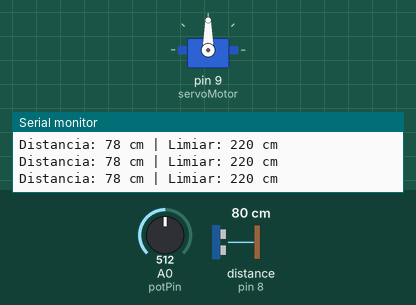
This sketch was run on a simulated Arduino Uno, built with avr-gcc and run on an emulated ATmega328P. Parts: servo, the last lines printed to the serial monitor. Wiring (inferred from the names in the program): ultrasonic range finder: trigger pin 7; echo pin 8. Inputs (shaded band) come from the test bench; at power-on: distance to the obstacle (sensor on pin 8) 80 cm, A0 (potPin) = 512. The echo pulse lasts 58.3 µs per cm.

Above: at 1.3 s.
1.4 s: distance to the obstacle (sensor on pin 8) set to 218 cm
2.9 s: distance to the obstacle (sensor on pin 8) set to 226 cm
At 3.5 s:
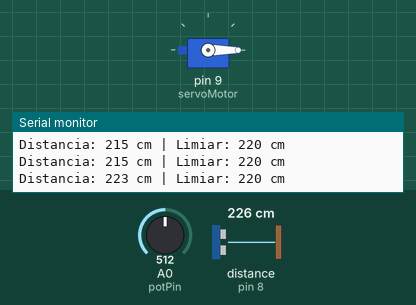
4.5 s: distance to the obstacle (sensor on pin 8) set to 2 cm
At 5.7 s:
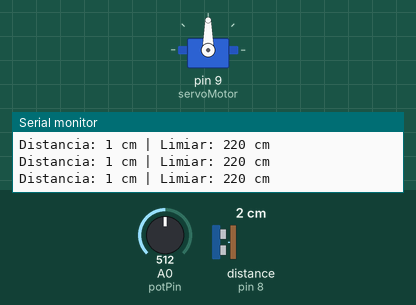
6.1 s: distance to the obstacle (sensor on pin 8) set to 250 cm
At 7.6 s:
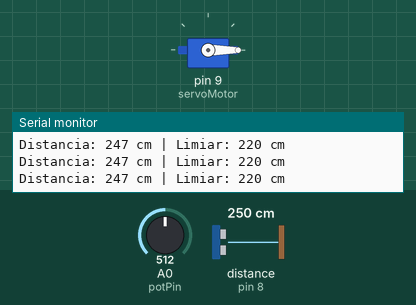
Timing chart, 0 to 8.6 s (numbered marks = the images above; inputs shaded):
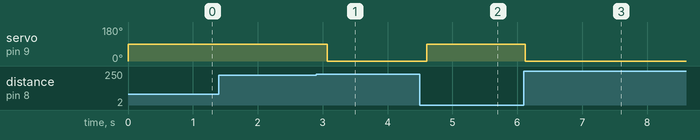

Measured:
- the behaviour switches between 223 and 224 cm on distance to the obstacle (sensor on pin 8) (found by bisection; images 0 and 1)
- after the input at 2.9 s, servo on pin 9 (servoMotor): 90° → 0° after 0.17 s
- after the input at 4.5 s, servo on pin 9 (servoMotor): 0° → 90° after 0.10 s
- after the input at 6.1 s, servo on pin 9 (servoMotor): 90° → 0° at once

The sketch:

atividade2.ino
```cpp
#include <Servo.h>

const int trigPin = 7;
const int echoPin = 8;
const int potPin = A0;
Servo servoMotor;

void setup() {
  pinMode(trigPin, OUTPUT);
  pinMode(echoPin, INPUT);
  servoMotor.attach(9);
  servoMotor.write(0);
  Serial.begin(9600);
}

void loop() {
  int valorPot = analogRead(potPin);
  int distanciaLimite = map(valorPot, 0, 1023, 0, 440);

  digitalWrite(trigPin, HIGH);
  delayMicroseconds(10);
  digitalWrite(trigPin, LOW);
  long duracao = pulseIn(echoPin, HIGH);
  int distancia = duracao * 0.034 / 2;

  Serial.print("Distancia: ");
  Serial.print(distancia);
  Serial.print(" cm | Limiar: ");
  Serial.print(distanciaLimite);
  Serial.println(" cm");

  if (distancia <= distanciaLimite) {
    servoMotor.write(90);
  } else if (distancia < 440) {
    servoMotor.write(0);
  }

  delay(500);
}
```
